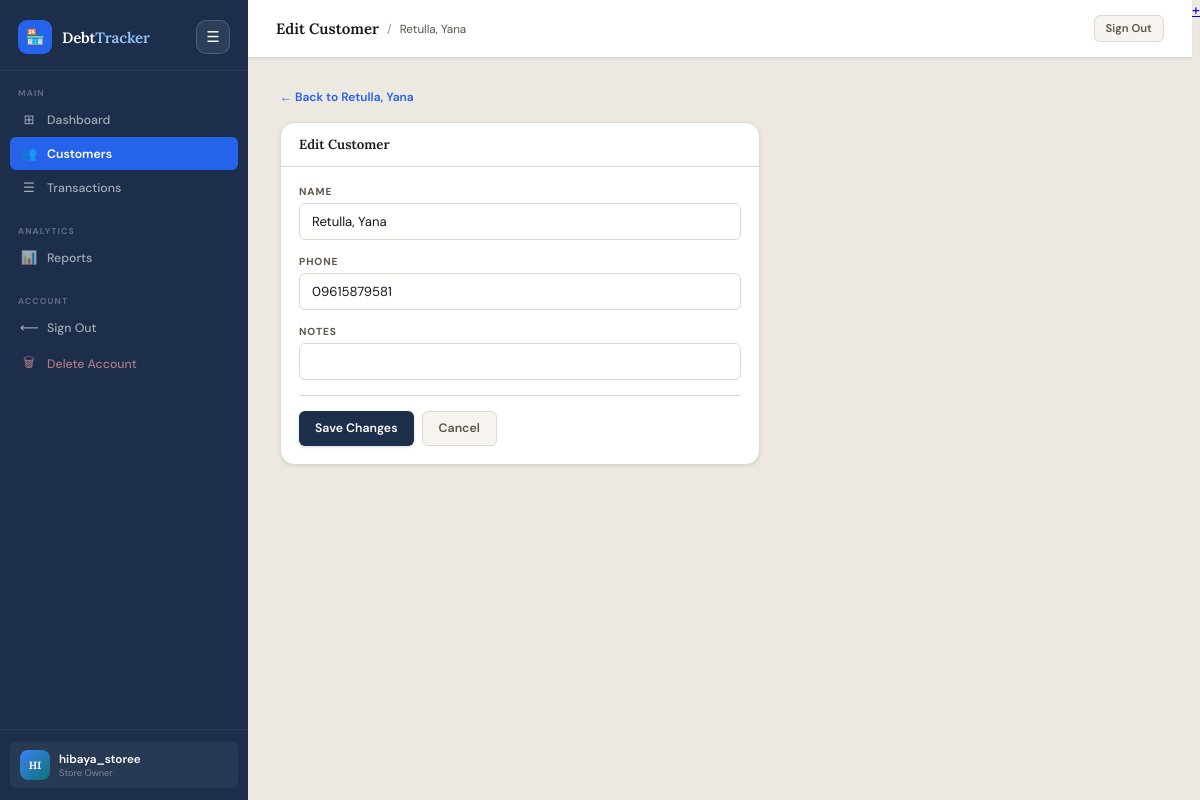
The app's page /customers/2/edit/ (signed in) with its own data.
### tracker/models.py (models this page shows, shortened)
class Customer(models.Model):
    owner = models.ForeignKey(User, on_delete=models.CASCADE, related_name='customers')
    name = models.CharField(max_length=100)
    phone = models.CharField(max_length=20, blank=True, null=True)
    notes = models.TextField(blank=True, null=True)
    created_at = models.DateTimeField(default=timezone.now)
    class Meta:
        ordering = ['name']

### tracker/views.py (the view)
# urls.py: path('customers/<int:pk>/edit/', views.customer_edit, name='customer_edit'),
@login_required
def customer_edit(request, pk):
    customer = get_object_or_404(Customer, pk=pk, owner=request.user)
    if request.method == 'POST':
        form = CustomerForm(request.POST, instance=customer)
        if form.is_valid():
            form.save()
            messages.success(request, 'Customer updated.')
            return redirect('customer_detail', pk=pk)
    else:
        form = CustomerForm(instance=customer)
    return render(request, 'tracker/customer_form.html', {
        'form': form, 'customer': customer, 'active_nav': 'customers'
    })

### tracker/forms.py
class CustomerForm(forms.ModelForm):
    class Meta:
        model = Customer
        fields = ['name', 'phone', 'notes']
        widgets = {
            'name':  forms.TextInput(attrs={'class': 'form-control', 'placeholder': 'Customer name'}),
            'phone': forms.TextInput(attrs={'class': 'form-control', 'placeholder': '09xxxxxxxxx (optional)'}),
            'notes': forms.Textarea(attrs={'class': 'form-control', 'placeholder': 'Notes (optional)', 'rows': 2}),
        }

### tracker/templates/tracker/customer_form.html (shortened to what this page needs)
{% extends 'tracker/base.html' %}
{% block topbar_title %}{% if customer %}Edit Customer{% else %}New Customer{% endif %}{% endblock %}
{% block page_subtitle %}{% if customer %}{{ customer.name }}{% else %}Add account{% endif %}{% endblock %}
{% block content %}
<div style="margin-bottom:16px;">
  <a href="{% if customer %}{% url 'customer_detail' customer.pk %}{% else %}{% url 'customer_list' %}{% endif %}" class="back-link">
    ← Back to {% if customer %}{{ customer.name }}{% else %}Customers{% endif %}
  </a>
</div>
<div style="max-width:480px;">
  <div class="card">
    <div class="card-header">
      <h3>{% if customer %}Edit Customer{% else %}New Customer{% endif %}</h3>
    </div>
    <div class="card-body">
      <form method="post" id="customerForm">
        {% for field in form %}
        <div class="form-group{% if field.html_name == 'name' and not customer %} ac-wrap{% endif %}">
          <label class="form-label">{{ field.label }}</label>
          {% if field.html_name == 'name' %}
            <input
              type="text"
              name="{{ field.html_name }}"
              id="customerNameInput"
              class="form-control {% if field.errors %}error{% endif %}"
              value="{{ field.value|default:'' }}"
              placeholder="{% if customer %}Customer name{% else %}Search existing or type a new name…{% endif %}"
              autocomplete="off"
            />
          {% else %}
            <input
              type="{{ field.field.widget.input_type|default:'text' }}"
              name="{{ field.html_name }}"
              class="form-control {% if field.errors %}error{% endif %}"
              value="{{ field.value|default:'' }}"
              placeholder="{{ field.help_text|default:'' }}"
            />
          {% endif %}
        </div>
        {% endfor %}
        <div class="divider"></div>
        <div style="display:flex;gap:8px;">
          <button type="submit" class="btn btn-primary">
            {% if customer %}Save Changes{% else %}Create Customer{% endif %}
          </button>
          <a href="{% if customer %}{% url 'customer_detail' customer.pk %}{% else %}{% url 'customer_list' %}{% endif %}" class="btn btn-ghost">Cancel</a>
        </div>
      </form>
    </div>
  </div>
</div>
{% endblock %}

### tracker/templates/tracker/base.html (shortened to what this page needs)
<!DOCTYPE html>
<html lang="en">
<head>
</head>
<body>
  <aside class="sidebar" id="sidebar">
    <div class="sb-brand-wrap">
      <a href="{% url 'dashboard' %}" class="sb-brand">
        <div class="sb-logo">🏪</div>
        <div class="sb-name">Debt<span>Tracker</span></div>
      </a>
      <button type="button" class="sidebar-toggle" onclick="toggleSidebar()">☰</button>
    </div>
    <div class="sb-section">
      <div class="sb-section-label">Main</div>
      <a href="{% url 'dashboard' %}" class="sb-link {% if active_nav == 'dashboard' %}active{% endif %}"><span class="sb-icon">⊞</span> Dashboard</a>
      <a href="{% url 'customer_list' %}" class="sb-link {% if active_nav == 'customers' %}active{% endif %}"><span class="sb-icon">👥</span> Customers</a>
      <a href="{% url 'transaction_list' %}" class="sb-link "><span class="sb-icon">☰</span> Transactions</a>
    </div>
    <div class="sb-section">
      <div class="sb-section-label">Analytics</div>
      <a href="{% url 'reports' %}" class="sb-link {% if active_nav == 'reports' %}active{% endif %}"><span class="sb-icon">📊</span> Reports</a>
    </div>
    <div class="sb-section">
      <div class="sb-section-label">Account</div>
      <a href="{% url 'logout' %}" class="sb-link"><span class="sb-icon">⟵</span> Sign Out</a>
      <a href="{% url 'delete_account' %}" class="sb-link" style="color:rgba(252,165,165,0.65);"><span class="sb-icon">🗑</span> Delete Account</a>
    </div>
    <div class="sb-user">
      <div class="sb-user-inner">
        <div class="sb-avatar">{{ request.user.username|slice:":2"|upper }}</div>
        <div><div class="sb-uname">{{ request.user.username }}</div><div class="sb-urole">Store Owner</div></div>
      </div>
    </div>
  </aside>
  <div class="app-main">
    <header class="topbar">
      <div class="tb-left">
        <span class="tb-title">{% block topbar_title %}DebtTracker{% endblock %}</span>
        {% block topbar_sub %}<span class="tb-sep">/</span><span class="tb-sub">{% block page_subtitle %}{% endblock %}</span>{% endblock %}
      </div>
      <div class="tb-right">
        <a href="{% url 'logout' %}" class="btn btn-ghost btn-sm">Sign Out</a>
      </div>
    </header>
    <main class="page-content">{% block content %}{% endblock %}</main>
  </div>
  {% block fab %}
  {% if active_nav != 'reports' %}
  <a href="{% url 'transaction_create' %}" class="fab-global" title="New Transaction">+</a>
  {% endif %}
  {% endblock %}
</body>
</html>

### records on screen
Customer: name "Retulla, Yana", name "Retulla, Yana", phone "09615879581"

### other values on screen
{{ request.user.username|slice:":2"|upper }} "HI"
{{ request.user.username }} "hibaya_storee"
{{ field.label }} "NAME" "PHONE" "NOTES"
